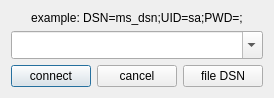
<?xml version="1.0" encoding="UTF-8"?>
<ui version="4.0">
 <class>dialog_odbc</class>
 <widget class="QDialog" name="dialog_odbc">
  <property name="geometry">
   <rect>
    <x>0</x>
    <y>0</y>
    <width>259</width>
    <height>98</height>
   </rect>
  </property>
  <property name="windowTitle">
   <string>ODBC</string>
  </property>
  <property name="windowIcon">
   <iconset resource="resource.qrc">
    <normaloff>:/res/odbc.png</normaloff>:/res/odbc.png</iconset>
  </property>
  <layout class="QHBoxLayout" name="horizontalLayout_2">
   <item>
    <layout class="QVBoxLayout" name="verticalLayout">
     <item>
      <widget class="QLabel" name="example">
       <property name="text">
        <string>example: DSN=ms_dsn;UID=sa;PWD=;</string>
       </property>
       <property name="alignment">
        <set>Qt::AlignCenter</set>
       </property>
      </widget>
     </item>
     <item>
      <widget class="QComboBox" name="comboBox">
       <property name="sizePolicy">
        <sizepolicy hsizetype="Preferred" vsizetype="Preferred">
         <horstretch>0</horstretch>
         <verstretch>0</verstretch>
        </sizepolicy>
       </property>
       <property name="minimumSize">
        <size>
         <width>0</width>
         <height>28</height>
        </size>
       </property>
       <property name="editable">
        <bool>true</bool>
       </property>
      </widget>
     </item>
     <item>
      <layout class="QHBoxLayout" name="horizontalLayout">
       <item>
        <widget class="QPushButton" name="connect_button">
         <property name="text">
          <string>connect</string>
         </property>
        </widget>
       </item>
       <item>
        <widget class="QPushButton" name="cancel_button">
         <property name="text">
          <string>cancel</string>
         </property>
        </widget>
       </item>
       <item>
        <widget class="QPushButton" name="file_button">
         <property name="text">
          <string>file DSN</string>
         </property>
        </widget>
       </item>
      </layout>
     </item>
    </layout>
   </item>
  </layout>
 </widget>
 <resources>
  <include location="resource.qrc"/>
 </resources>
 <connections/>
</ui>
